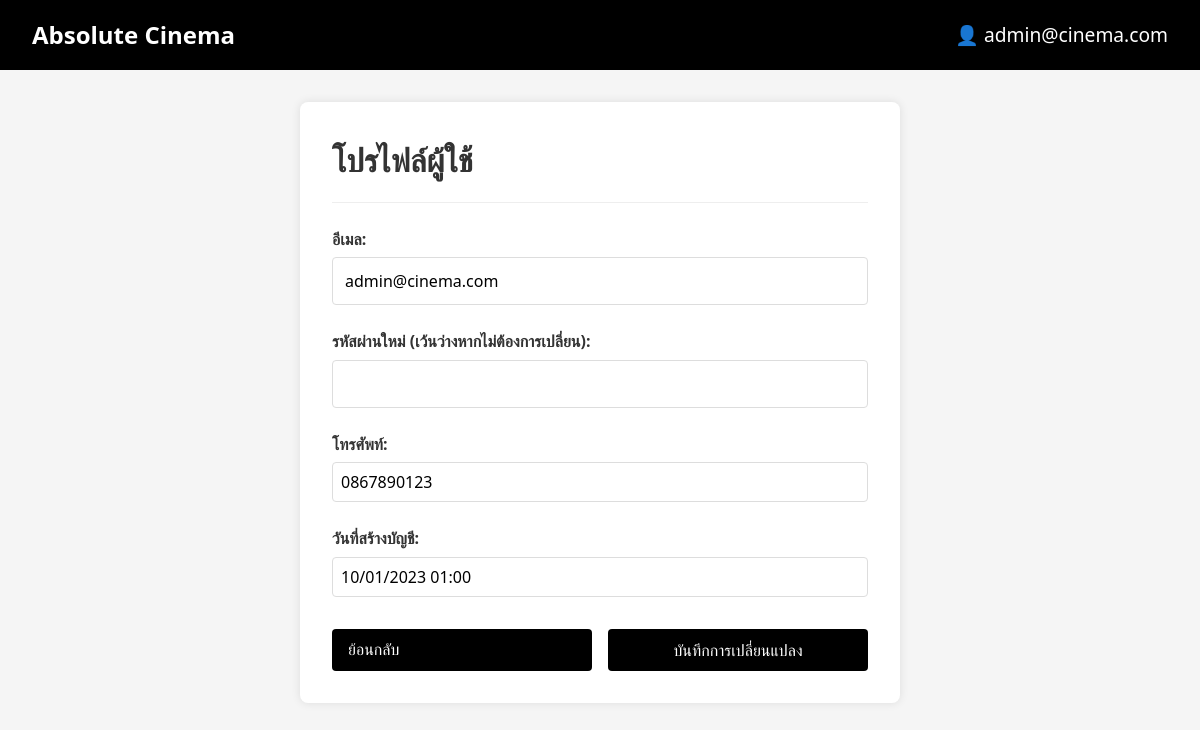
/admin/profile.php (signed in), run on the app's committed database.
### tables this page shows
CREATE TABLE `users` (
  `id` int(11) NOT NULL,
  `fullname` varchar(100) NOT NULL,
  `email` varchar(255) NOT NULL,
  `password` varchar(255) NOT NULL,
  `phone` varchar(20) DEFAULT NULL,
  `role` enum('user','staff','admin') DEFAULT 'user',
  `is_active` tinyint(1) DEFAULT 1,
  `created_at` timestamp NOT NULL DEFAULT current_timestamp()
);

### admin/profile.php (the view, shortened to what this page needs)
<?php
require_once '../includes/config.php';
try {
    $userStmt = $pdo->prepare("SELECT * FROM users WHERE id = ?");
    $userStmt->execute([$_SESSION['user_id']]);
    $user = $userStmt->fetch();
} catch (PDOException $e) {
    die("เกิดข้อผิดพลาดในการดึงข้อมูลผู้ใช้: " . $e->getMessage());
}
?>
<!DOCTYPE html>
<html lang="th">
<head>
    <link rel="stylesheet" href="../assets/css/style.css">
</head>
<body>
    <nav class="navbar">
        <a href="index.php" class="logo">Absolute Cinema</a>
        <div class="user-menu">
            <span class="user-icon">👤 <?php echo htmlspecialchars($_SESSION['email']); ?></span>
        </div>
    </nav>
    <div class="profile-container">
        <div class="profile-header">
            <h1>โปรไฟล์ผู้ใช้</h1>
        </div>
        <form class="profile-form" method="post">
            <div class="form-group">
                <label for="email">อีเมล:</label>
                <input type="email" id="email" value="<?php echo htmlspecialchars($user['email']); ?>" readonly>
            </div>
            <div class="form-group">
                <label for="password">รหัสผ่านใหม่ (เว้นว่างหากไม่ต้องการเปลี่ยน):</label>
                <input type="password" id="password" name="password">
            </div>
            <div class="form-group">
                <label for="phone">โทรศัพท์:</label>
                <input type="text" id="phone" name="phone" value="<?php echo htmlspecialchars($user['phone'] ?? ''); ?>">
            </div>
            <div class="form-group">
                <label>วันที่สร้างบัญชี:</label>
                <input type="text" value="<?php echo date('d/m/Y H:i', strtotime($user['created_at'])); ?>" readonly>
            </div>
            <div class="form-actions">
                <a href="index.php" class="btn">ย้อนกลับ</a>
                <button type="submit" class="btn">บันทึกการเปลี่ยนแปลง</button>
            </div>
        </form>
    </div>
</body>
</html>

### assets/css/style.css (style rules this page uses)
* { margin: 0; padding: 0; box-sizing: border-box; font-family: 'Segoe UI', Tahoma, Geneva, Verdana, sans-serif; }
body { background-color: #f5f5f5; color: #333; line-height: 1.6; }
.form-group { margin-bottom: 1rem; text-align: left; }
.form-group label { display: block; margin-bottom: 0.5rem; font-weight: 600; }
.form-group input { width: 100%; padding: 0.75rem; border: 1px solid #ddd; border-radius: 4px; font-size: 1rem; }
.btn { width: 100%; padding: 0.75rem; background-color: #000; color: white; border: none; border-radius: 4px; font-size: 1rem; cursor: pointer; transition: background-color 0.3s; }
.navbar { background-color: #000; color: white; padding: 1rem 2rem; display: flex; justify-content: space-between; align-items: center; }
.navbar a { color: white; text-decoration: none; }
.logo { font-size: 1.5rem; font-weight: bold; }
.user-menu { position: relative; display: inline-block; }
.user-icon { cursor: pointer; font-size: 1.2rem; }
.profile-container { max-width: 600px; margin: 2rem auto; padding: 2rem; background-color: white; border-radius: 8px; box-shadow: 0 0 10px rgba(0, 0, 0, 0.1); }
.profile-header { margin-bottom: 1.5rem; padding-bottom: 1rem; border-bottom: 1px solid #eee; }
.profile-form .form-group { margin-bottom: 1.5rem; }
.form-actions { display: flex; justify-content: flex-end; gap: 1rem; margin-top: 2rem; }
.form-group { margin-bottom: 15px; }
.form-group label { display: block; margin-bottom: 5px; font-weight: 600; }
.form-group input[type="text"], .form-group input[type="number"], .form-group input[type="date"], .form-group select, .form-group textarea { width: 100%; padding: 8px; border: 1px solid #ddd; border-radius: 4px; }
.btn { padding: 8px 16px; background-color: #000; color: white; border: none; border-radius: 4px; cursor: pointer; text-decoration: none; display: inline-block; }

### data on the page
users: email "admin@cinema.com", phone "0867890123", created_at "10/01/2023 01:00"

### other printed values
$_SESSION['email'] "admin@cinema.com"
